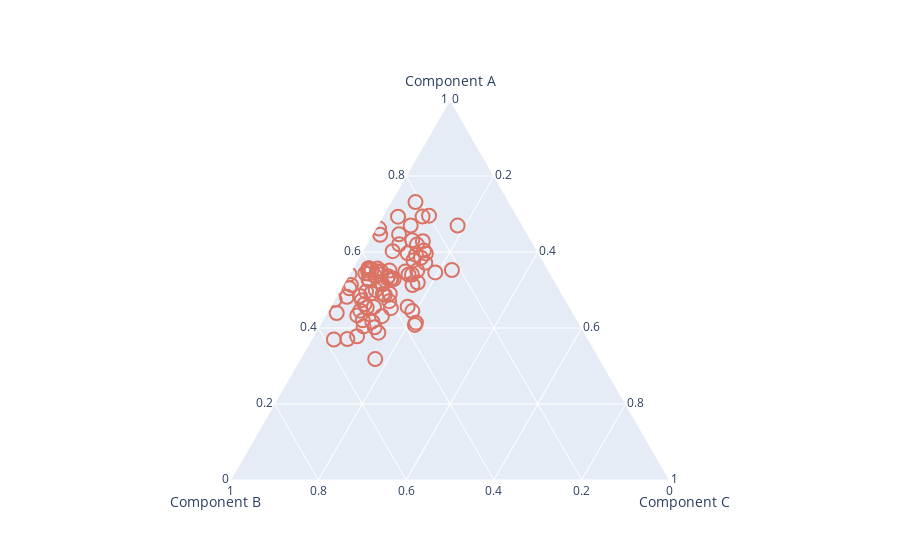

This figure's notebook cell:
### Markdown cell above
### We'll start at the fundamental building block of Plotly graphs: traces

### Code cell
# Initialize Plotly figure
fig = go.Figure()

# The fundamental building block of a Plotly graph is traces.
# Traces will define what kinds of objects you want to draw onto the canvas. 
# In this case, we want to draw a "Scatterternary" object
# You already see that everything is extremely declarative and written out in dictionary notation
fig.add_trace(go.Scatterternary(
    {
    'name': 'Team 1 Scoring', # The identifying label of our trace
    'mode': 'markers', # Specify that we're plotting individual markers
    'a': [i for i in map(lambda x: x['Guards'], datatm1)], # What's the first component axis that we want to plot?
    'b': [i for i in map(lambda x: x['Bigs'], datatm1)], # Second component axis
    'c': [i for i in map(lambda x: x['Wings'], datatm1)], # Third component axis
    
    # Let's stylize our marker
    'marker': 
        {
        'symbol': 100, # Defines that the marker will be a circle with no fill; default is a filled circle
        'color': '#DB7365', # Sets the color of the marker
        'size': 14, # Sets the size of the marker
        'line': {'width': 2} # Defines the marker's outline
        }
    }
))

# Show figure
fig.show()
